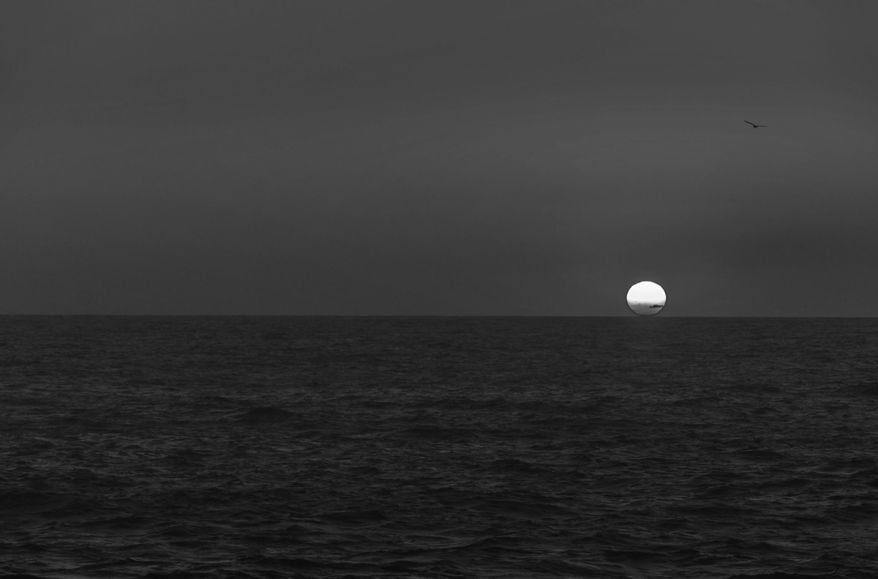
#> input picture actividad 1.png, 878 x 579 px
$ python LunaAve.py
#> lines starting #> are read from the running program, lines starting #| are printed output that depends on the picture; after the words box and inside, x2 and y2 are one past the last pixel; in counts of white or black regions, pixels touching at a corner belong together
import cv2
import numpy as np
import matplotlib.pyplot as plt

image_path = 'actividad 1.png'
image = cv2.imread(image_path)
#> image is the input picture: shape (579, 878, 3); min 10, max 255, mean 52.3

gray = cv2.cvtColor(image, cv2.COLOR_BGR2GRAY)

_, binary = cv2.threshold(gray, 200, 255, cv2.THRESH_BINARY)
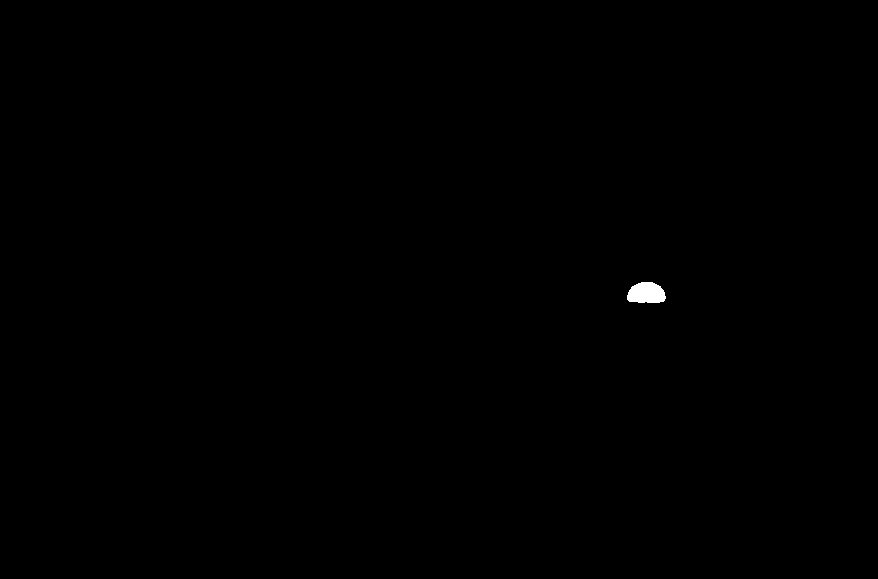
#> binary: shape (579, 878); 0.13% white; 1 white region, box (x1, y1, x2, y2) and area: (627, 282, 666, 303) 664

kernel = np.ones((5,5), np.uint8)

erosion = cv2.erode(binary, kernel, iterations = 1)
#> erosion: shape (579, 878); 0.09% white; 1 white region, box (x1, y1, x2, y2) and area: (629, 284, 663, 301) 437

dilation = cv2.dilate(erosion, kernel, iterations = 1)
#> dilation: shape (579, 878); 0.13% white; 1 white region, box (x1, y1, x2, y2) and area: (627, 282, 665, 303) 661

plt.figure(figsize=(10, 10))

plt.subplot(2, 2, 1)
plt.title("Imagen Original")
plt.imshow(cv2.cvtColor(image, cv2.COLOR_BGR2RGB))
plt.axis('off')

plt.subplot(2, 2, 2)
plt.title("Imagen en Escala de Grises")
plt.imshow(gray, cmap='gray')
plt.axis('off')

plt.subplot(2, 2, 3)
plt.title("Umbralización")
plt.imshow(binary, cmap='gray')
plt.axis('off')

plt.subplot(2, 2, 4)
plt.title("Resultado de Morfología (Erosión + Dilatación)")
plt.imshow(dilation, cmap='gray')
plt.axis('off')

plt.tight_layout()
plt.show()
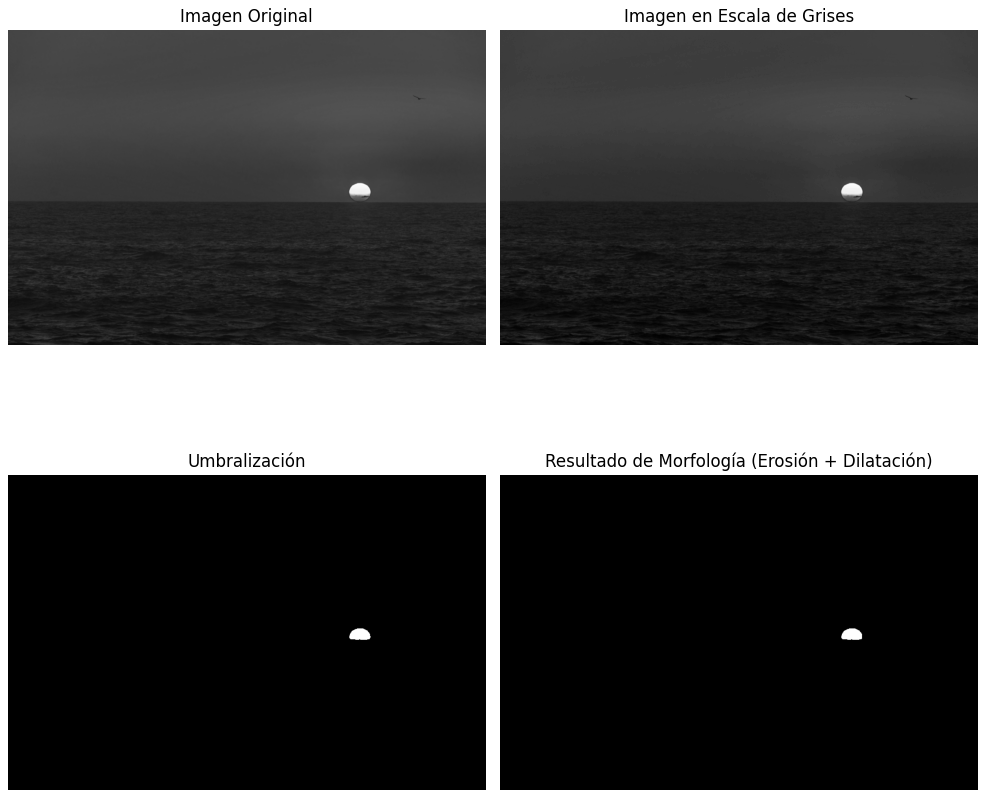
#> figure drawn by matplotlib, 4 panels

$ run again, with amarilla.png copied over actividad 1.png
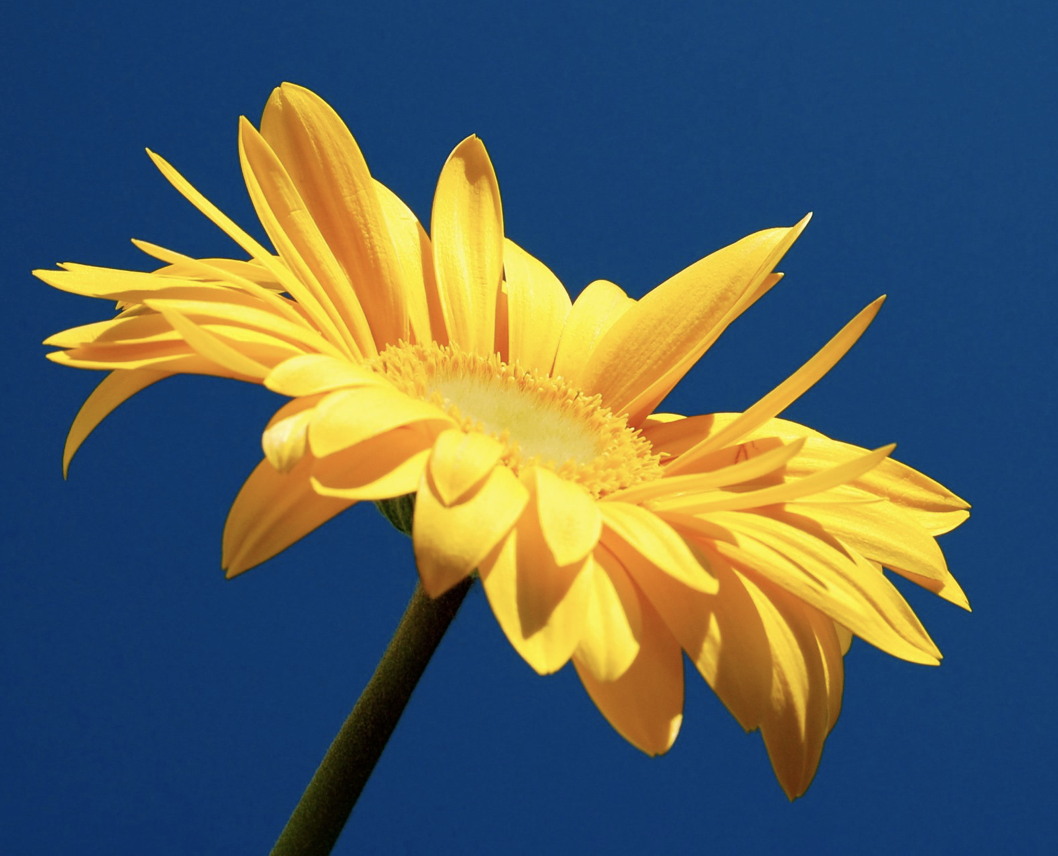
#> input picture amarilla.png, 1058 x 856 px
#> image is the input picture: shape (856, 1058, 3); mean B, G, R 94.7, 96.5, 84.2
#> `_, binary = cv2.threshold(gray, 200, 255, cv2.THRESH_BINARY)`:
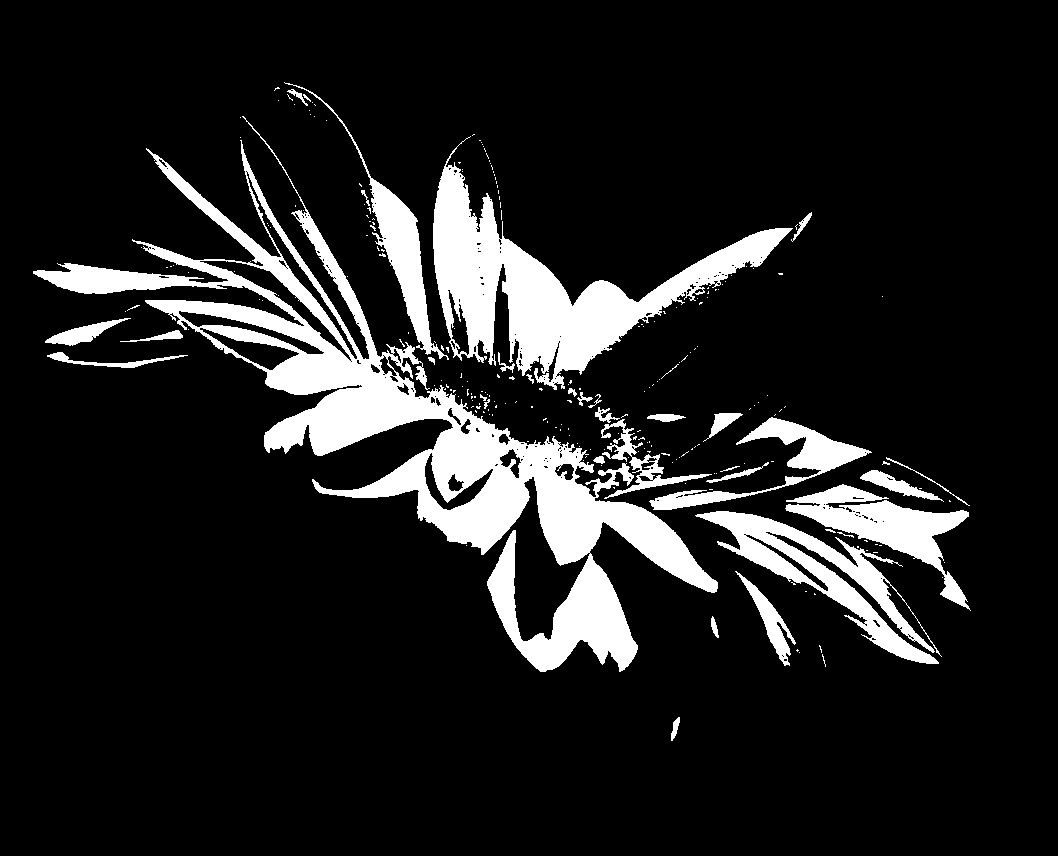
#> binary: shape (856, 1058); 12.6% white; 245 white regions (209 under 20 px), largest, box (x1, y1, x2, y2) and area: (33, 116, 718, 672) 57759, (433, 136, 793, 390) 23804, (695, 511, 942, 664) 9167
#> erosion: shape (856, 1058); 8.2% white; 97 white regions (70 under 20 px), largest, box (x1, y1, x2, y2) and area: (435, 169, 787, 371) 18217, (331, 417, 716, 590) 16298, (151, 220, 470, 454) 11473
#> dilation: shape (856, 1058); 11.4% white; 49 white regions, largest, box (x1, y1, x2, y2) and area: (149, 218, 718, 592) 36021, (433, 167, 789, 373) 22300, (487, 533, 638, 672) 8434
#> `plt.show()`:
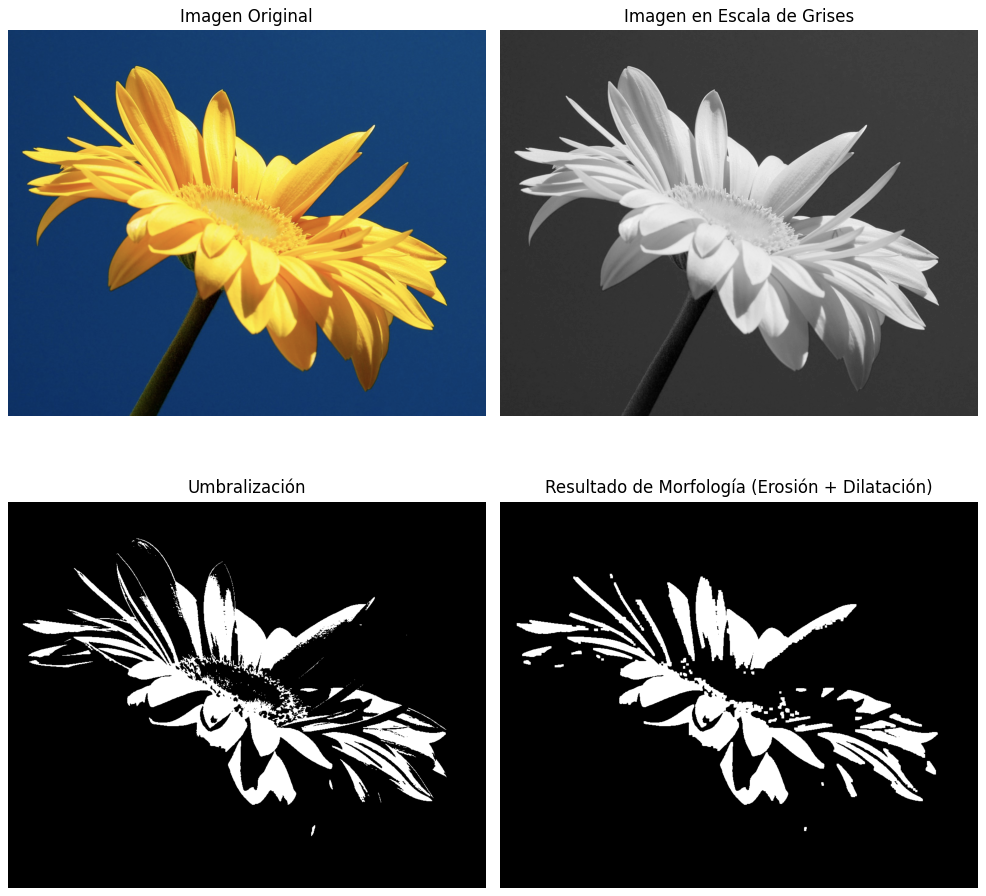
#> figure drawn by matplotlib, 4 panels

$ run again, with estacion.png copied over actividad 1.png
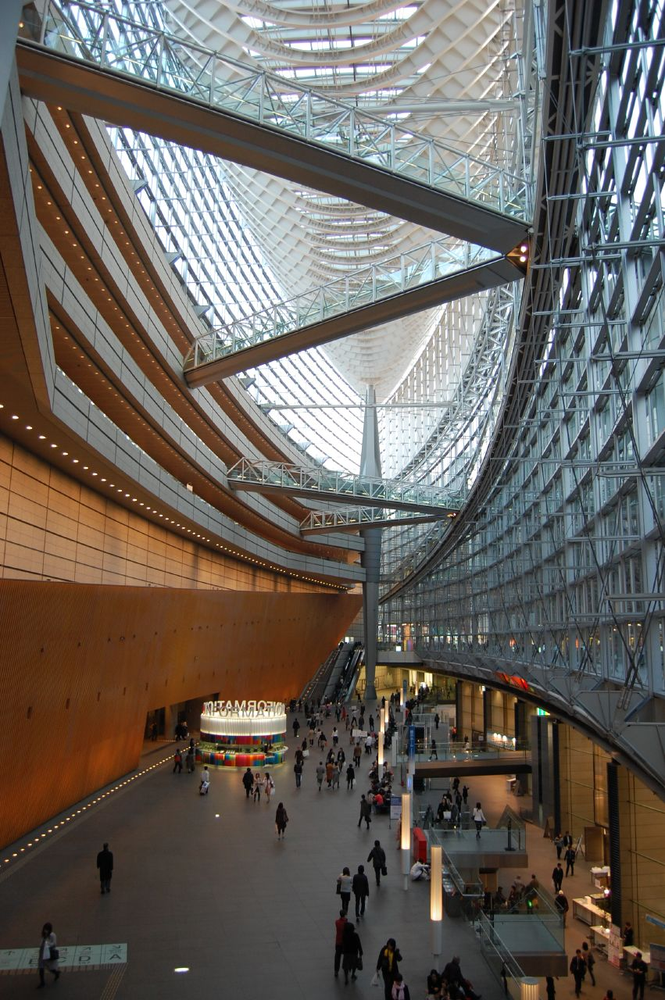
#> input picture estacion.png, 665 x 1000 px, shrunk from 851 x 1280 before the run
#> image is the input picture: shape (1000, 665, 3); mean B, G, R 93.2, 99.3, 105.3
#> `_, binary = cv2.threshold(gray, 200, 255, cv2.THRESH_BINARY)`:
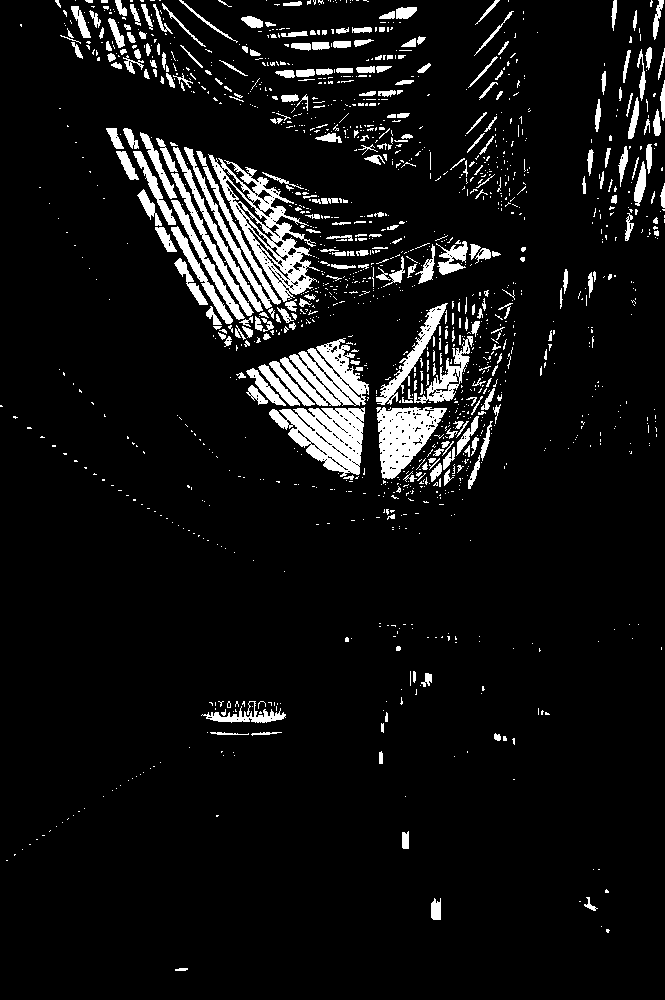
#> binary: shape (1000, 665); 7.4% white; 1465 white regions (1158 under 20 px), largest, box (x1, y1, x2, y2) and area: (208, 154, 320, 302) 4410, (269, 407, 365, 477) 3789, (280, 338, 369, 406) 3075
#> erosion: shape (1000, 665); 1.1% white; 275 white regions (193 under 20 px), largest, box (x1, y1, x2, y2) and area: (380, 410, 430, 476) 996, (284, 411, 358, 472) 346, (299, 410, 359, 461) 258
#> dilation: shape (1000, 665); 4.1% white; 159 white regions (1 under 20 px), largest, box (x1, y1, x2, y2) and area: (270, 408, 364, 474) 3541, (282, 346, 364, 406) 2598, (378, 408, 442, 478) 2452
#> `plt.show()`:
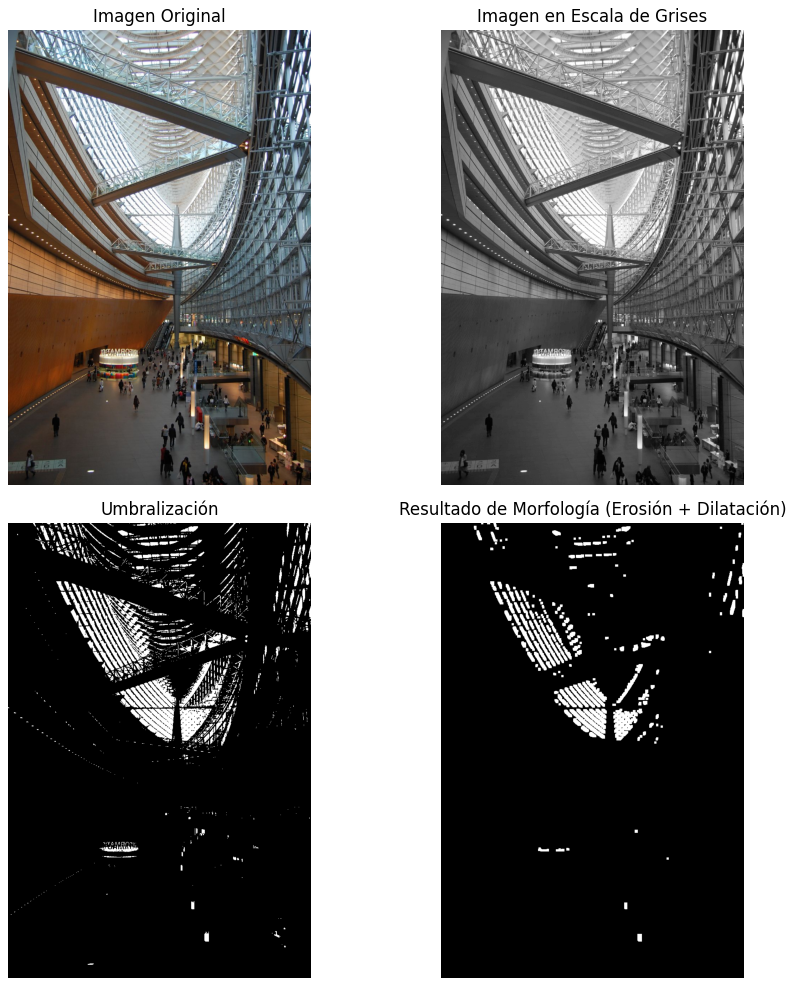
#> figure drawn by matplotlib, 4 panels
